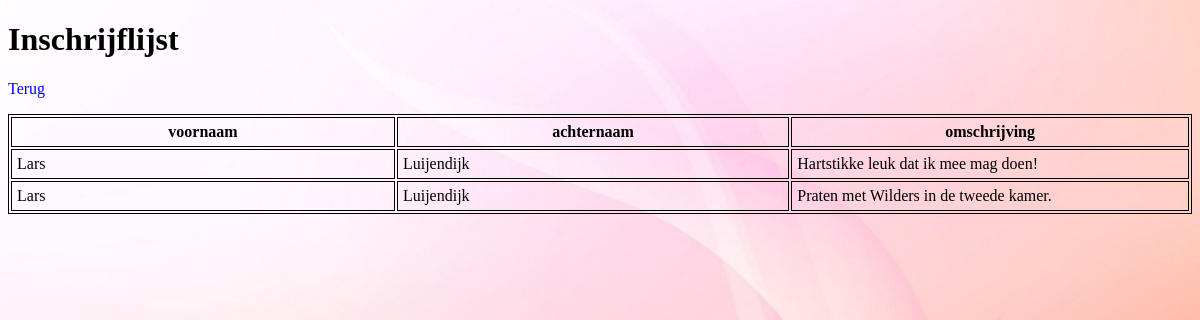
Page /inschrijving_lijst.php on the committed database.
### tables this page shows
CREATE TABLE IF NOT EXISTS `inschrijf` (
  `id` int(11) NOT NULL AUTO_INCREMENT,
  `voornaam` varchar(255) NOT NULL,
  `achternaam` varchar(255) NOT NULL,
  `omschrijving` varchar(255) NOT NULL,
  PRIMARY KEY (`id`)
);

### inschrijving_lijst.php (the view)
<!doctype html>
<html>
<head>
<link href="style.css" type="text/CSS" rel="stylesheet">
</head>
<body>
<h1>Inschrijflijst</h1>
<p> <a href="index.php"> Terug </p> </a>
<div class="container">
<?php
$user_name = "root";
$password = "";
$database = "php1";
$server = "127.0.0.1";
$db_handle = mysqli_connect($server, $user_name, $password);
$db_found = mysqli_select_db( $db_handle, $database);
if ($db_found) {
	$SQL = 'SELECT * FROM inschrijf';
	$result = mysqli_query($db_handle, $SQL);
	echo '<table>
			<tr>
				<th>voornaam</th>
				<th>achternaam</th>
				<th>omschrijving</th>
			</tr>';
	while ( $db_field = mysqli_fetch_assoc($result) ) {
		echo '
		<tr>
			<td>' . $db_field['voornaam'] . '</td>
			<td>' . $db_field['achternaam'] . '</td>
			<td>' . $db_field['omschrijving'] . '</td>
		</tr>';
	}
}
?>
</div>
</body>
</html>

### style.css (style rules this page uses)
th { padding: 5px; width: 1000px; border: solid black 1px; }
td { padding: 5px; width: 1000px; border: solid black 1px; }
body { background-image: url(redbackground.jpg); background-repeat: no-repeat; background-size: 100%; font: Verdana; }
div.container { border: solid black 1px; }
p { font-family: Verdana; }
a { text-decoration: none; color:blue }

### rows in the picture
inschrijf: voornaam "Lars", achternaam "Luijendijk", omschrijving "Hartstikke leuk dat ik mee mag doen!"
inschrijf: voornaam "Lars", achternaam "Luijendijk", omschrijving "Praten met Wilders in de tweede kamer."
